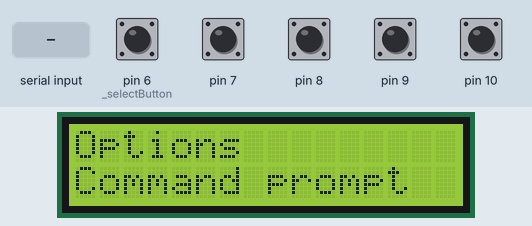
This sketch was run on a simulated Arduino Uno, built with avr-gcc and run on an emulated ATmega328P. On the bench: 16×2 character LCD. The test bench sets the inputs (shaded band); at power-on: pin 6 (_selectButton), pin 7–10 HIGH. What the sketch prints to the serial monitor is not drawn.

Above: at 1.2 s.
1.3 s: pin 6 (_selectButton) pulled LOW for 0.15 s
At 2.5 s:
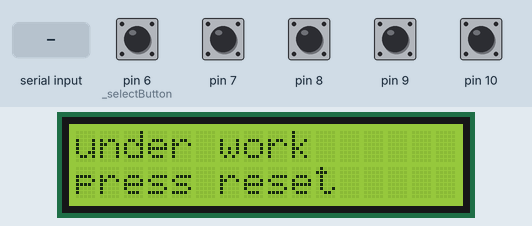
2.9 s: "cmd\n" received over Serial
5.4 s: "reset\n" received over Serial
7.9 s: "1\n" received over Serial
Timing chart, 0 to 10.9 s (numbered marks = the images above; inputs shaded):
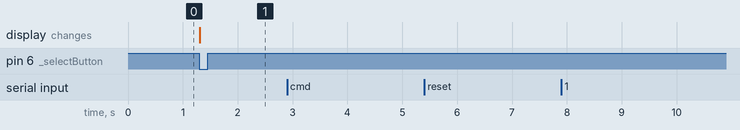

Measured:
- after the input at 1.3 s, the display: changes at once (image 1)
- after the input at 2.9 s, every drawn part: stays the same
- after the input at 5.4 s, every drawn part: stays the same
- after the input at 7.9 s, every drawn part: stays the same

The sketch:

arduino_computer_w_library.ino
```cpp
#include <LiquidCrystal.h>
#include <arduino_computer.h>

LiquidCrystal lcd(12, 11, 5, 4, 3, 2);

int arrowButtons[] = {9, 8, 7, 10};
int selectButton = 6;

arduino_computer OS(lcd, arrowButtons, selectButton);

void Options() { OS.Options(); }
void CMD()     { OS.CMD(); }
void Restart() { OS.Restart(); }

void setup() {
  OS.setupOS();
}

void loop() {
  OS.loopOS();
}
```

arduino_computer.cpp
```cpp
/*
Wire the lcd with the standard wiring scheme
and put the buttons in an arrows and a select button setup
and wire them like i refrenced in the top of the script

to make your own custom apps you can:
1. add a button into the main menu items
2. at the bottom create a function and put your code into it
3. refrence it under void Options(); and other functions so it works in the main menu decleration
4. make sure to refrence it in main menu items
*/

#include <arduino_computer.h>
#include <LiquidCrystal.h>
#include <Arduino.h>

arduino_computer::arduino_computer(LiquidCrystal& lcdRef, int* buttonArrows, int selectButton)
    : _lcd(lcdRef), _buttonArrows(buttonArrows), _selectButton(selectButton)
{
    _buttonArrows = buttonArrows;
    _selectButton = selectButton;
}

bool buttonPressed[5];

bool inMenu = true;

void Options();
void CMD();
void Restart();

char keyData[33];
char command[32];

String appRunning = "none";

//menus
menuItemStruct mainMenuItems[] =
{
  {"Options", Options},
  {"Command prompt", CMD},
  {"Reset", Restart}
};
menuStruct mainMenu =
{
  "Main menu",
  0,
  mainMenuItems,
  sizeof(mainMenuItems) / sizeof(mainMenuItems[0])
};

//current menu pointer
menuStruct* currentMenu = &mainMenu;  // start in mainMenu

void arduino_computer::setupOS()
{
    _lcd.begin(16, 2);
    _lcd.clear();
    Serial.begin(9600);

    //set pinmodes
    for (int i = 0; i < 4; i++)
    {
        pinMode(_buttonArrows[i], INPUT_PULLUP);
    }
    pinMode(_selectButton, INPUT_PULLUP);

    currentMenu = &mainMenu;

    DisplayMenu(currentMenu);
}

void arduino_computer::loopOS()
{
    if (inMenu == true)
    {
        //button logic
        if (digitalRead(_buttonArrows[0]) == LOW && buttonPressed[0] == false)
        {
            //runs only once
            buttonPressed[0] = true;
        }
        else if (digitalRead(_buttonArrows[0]) == HIGH)
            buttonPressed[0] = false;

        if (digitalRead(_buttonArrows[1]) == LOW && buttonPressed[1] == false)
        {
            //runs only once
            buttonPressed[1] = true;
            (*currentMenu).currentItemIndex++;
            DisplayMenu(currentMenu);
        }
        else if (digitalRead(_buttonArrows[1]) == HIGH)
            buttonPressed[1] = false;

        if (digitalRead(_buttonArrows[2]) == LOW && buttonPressed[2] == false)
        {
            //runs only once
            buttonPressed[2] = true;
        }
        else if (digitalRead(_buttonArrows[2]) == HIGH)
            buttonPressed[2] = false;

        if (digitalRead(_buttonArrows[3]) == LOW && buttonPressed[3] == false)
        {
            //runs only once
            buttonPressed[3] = true;
        }
        else if (digitalRead(_buttonArrows[3]) == HIGH)
            buttonPressed[3] = false;

        if (digitalRead(_selectButton) == LOW && buttonPressed[4] == false)
        {
            //runs only once
            buttonPressed[4] = true;
            (*currentMenu).items[(*currentMenu).currentItemIndex].action();
            inMenu = false;
        }
        else if (digitalRead(_selectButton) == HIGH)
            buttonPressed[4] = false;

        //stop menus overflowing
        if ((*currentMenu).currentItemIndex >= (*currentMenu).numberOfItems)
        {
            (*currentMenu).currentItemIndex = 0;
            DisplayMenu(currentMenu);
        }
    }

    //keyboard logic for cmd
    if (Serial.available() > 0)
    {
        int bytesRead = Serial.readBytes(keyData, 32);
        keyData[bytesRead] = '\0';  // Null-terminate the string

        if (bytesRead > 0 && keyData[bytesRead - 1] == '\r')
        {
            keyData[bytesRead - 1] = '\0';
        }

        Serial.print("Received: ");
        Serial.println(keyData);
    }

    //cmd logic
    if (appRunning == "cmd")
    {
        if (strncmp(keyData, "reset", 5) == 0)
        {
            strcpy(command, "reset");
        }

        if (strcmp(command, "reset") == 0)
        {

        }
    }
}

void arduino_computer::PrintToScreen(String line1, String line2)
{
    _lcd.clear();
    _lcd.setCursor(0, 0);
    _lcd.print(line1);
    _lcd.setCursor(0, 1);
    _lcd.print(line2);
}

void arduino_computer::DisplayMenu(menuStruct* menuPointer)
{
    if ((*menuPointer).currentItemIndex + 1 >= (*menuPointer).numberOfItems)
    {
        PrintToScreen((*menuPointer).items[(*menuPointer).currentItemIndex].name, "");
    }
    else
        PrintToScreen((*menuPointer).items[(*menuPointer).currentItemIndex].name, (*menuPointer).items[(*menuPointer).currentItemIndex + 1].name);
}

void arduino_computer::Options()
{
    PrintToScreen("under work", "press reset");
}

void arduino_computer::Restart()
{
    PrintToScreen("under work", "press reset");
}

void arduino_computer::CMD()
{
    appRunning = "cmd";
}
```

arduino_computer.h
```cpp
#ifndef arduino_computer_h
#define arduino_computer_h

#include <LiquidCrystal.h>
#include <Arduino.h>

struct menuItemStruct
{
	String name;
	void (*action)();
};

struct menuStruct
{
	String name;
	int currentItemIndex;
	menuItemStruct* items;
	int numberOfItems;
};

class arduino_computer
{
	public:
		void setupOS();
		void loopOS();

		arduino_computer(LiquidCrystal& lcdRef, int* buttonArrows, int selectButton);

		void DisplayMenu(menuStruct* menuPointer);
		void PrintToScreen(String line1, String line2);

		void Options();
		void Restart();
		void CMD();

	private:
		LiquidCrystal& _lcd;
		int* _buttonArrows;
		int _selectButton;

		menuStruct* currentMenu;
};

#endif
```
